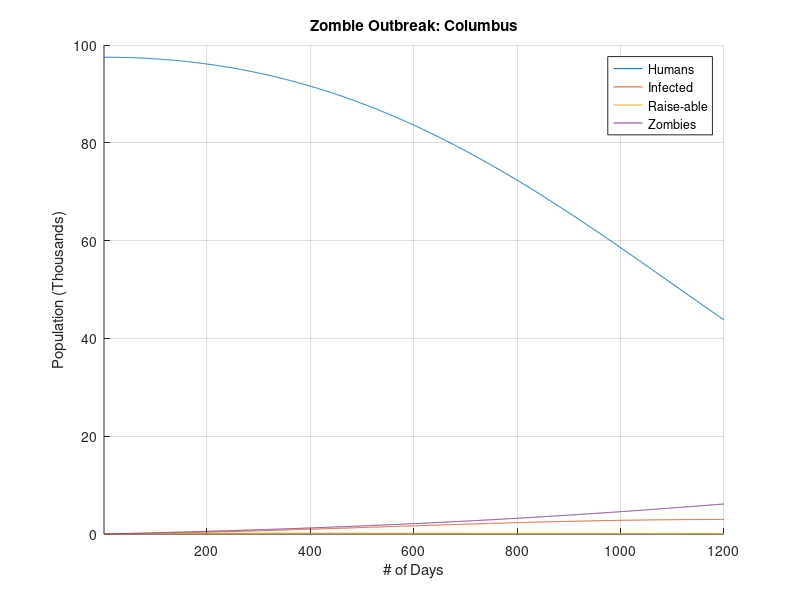
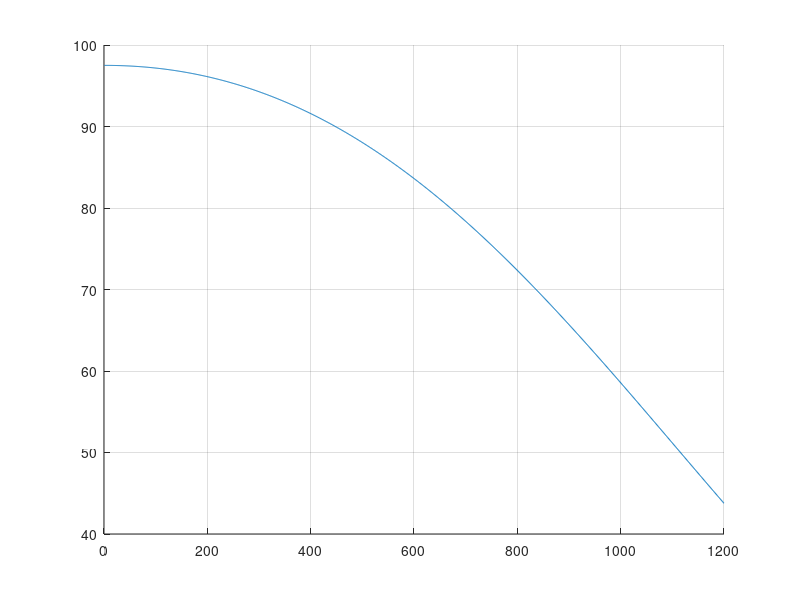

Write MATLAB code to recreate these figures, in order. (Note: this script raises an error after producing the figures.)
% System Simuation Final: Problem 3
% Written by Josh Humphrey

% Model Parameters
days = 1200;
T = 0.1;
t = linspace(1,days,days);
alpha = 0.005;
beta = 0.0055;
zeta = 0.5;
delta = 0.001;
rho = 0.5;
c = 0.002;
pii = 0.001;

% Populations
Middletown = 97.5;
Akron = 197.859;
Canal_Fulton = 5.479;
Cleveland = 389.521;
Columbus = 835.957;

% Initialization of Vectors
S = zeros(1,days); % Suceptable Humans
I = zeros(1,days); % Infected Group
Z = zeros(1,days); % Zombies
R = zeros(1,days); % Raise-able
K = zeros(1,days); % Unable to be re-animated
S(1)= Middletown;
I(1)= 0;
Z(1)= 0;
R(1)= 0;
K(1)= 0;



for k = 1:days-1
    SK1 = pii*S(k)-beta*Z(k)*S(k)-delta*S(k)+c*Z(k);
    IK1 = beta*Z(k)*S(k)-rho*I(k)-delta*I(k);
    ZK1= rho*I(k)+zeta*R(k)-alpha*S(k)*Z(k)-c*Z(k);
    RK1 = delta*S(k)-zeta*R(k);
    KK1 = delta*I(k)+alpha*S(k)*Z(k);

    MidS = S(k)+(T)*SK1;
    MidI = I(k)+(T)*IK1;
    MidZ = Z(k)+(T)*ZK1;
    MidR = R(k)+(T)*RK1;    
    MidK = K(k)+(T)*KK1;
    
    SK2 = pii*SK1-beta*ZK1*SK1-delta*SK1+c*ZK1;
    IK2 = beta*ZK1*SK1-rho*IK1-delta*IK1;
    ZK2 = rho*IK1+zeta*RK1-alpha*SK1*ZK1-c*ZK1;
    RK2 = delta*SK1-zeta*RK1;
    KK2 = delta*IK1+alpha*SK1*ZK1;

    S(k+1) = S(k)+(T/2)*(SK1 + SK2);
    I(k+1) = I(k)+(T/2)*(IK1 + IK2);
    Z(k+1) = Z(k)+(T/2)*(ZK1 + ZK2);
    R(k+1) = R(k)+(T/2)*(RK1 + RK2);
    K(k+1) = K(k)+(T/2)*(KK1 + KK2);
end

Mid_Z = Z;
Mid_H = S;

figure(1)
hold on
plot(t,S)
plot(t,I)
plot(t,R)
plot(t,Z)
legend('Humans','Infected','Raise-able','Zombies')
xlim([1,days])
grid on
xlabel('# of Days')
ylabel('Population (Thousands)')
title('Zombie Outbreak: Columbus')

figure(2)
hold on
grid on
plot(t,Mid_H)
plot(t,Akr_H)
plot(t,CF_H)
plot(t,Cle_H)
plot(t,Col_H)
title('Human Populations')
legend('Middletown','Akron','Canal Fulton','Cleveland','Columbus')
xlabel('# of Days')
ylabel('Population (Thousands)')
xlim([1,days])
hold off

figure(3)
hold on
grid on
plot(t,Mid_Z)
plot(t,Akr_Z)
plot(t,CF_Z)
plot(t,Cle_Z)
plot(t,Col_Z)
title('Zombie Populations')
legend('Middletown','Akron','Canal Fulton','Cleveland','Columbus')
xlabel('# of Days')
ylabel('Population (Thousands)')
xlim([1,days])
hold off
